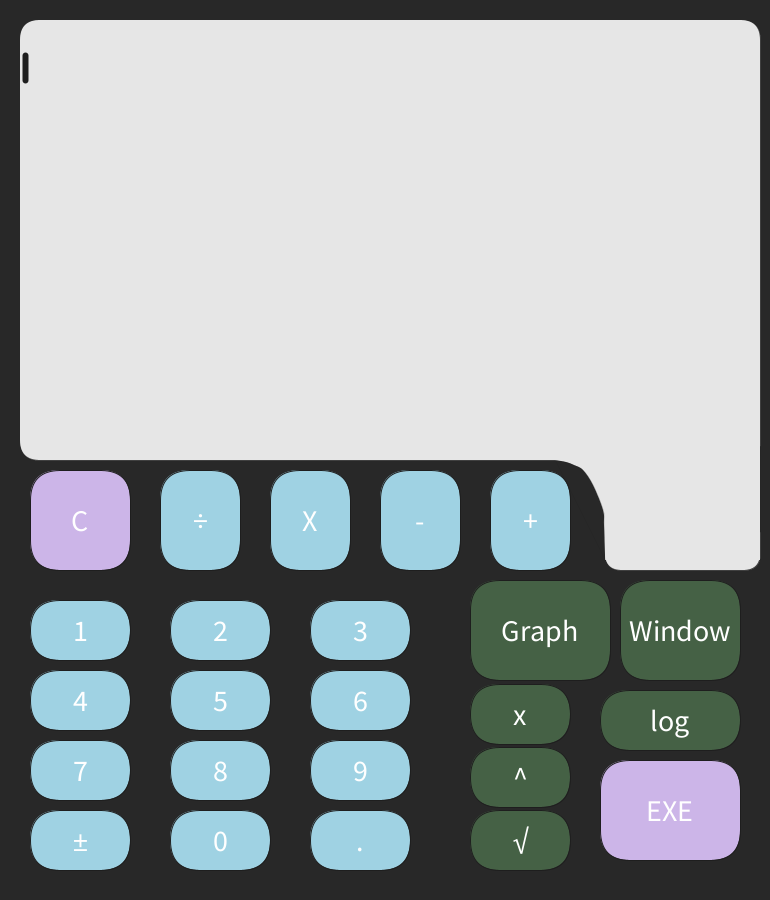
Frame 1 (no input)
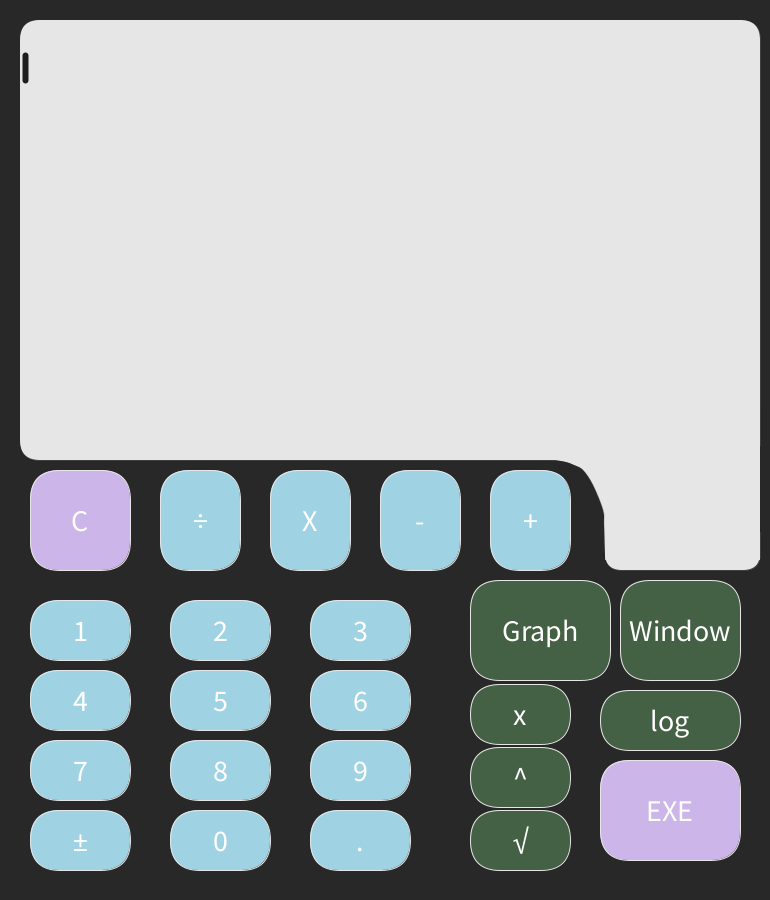
Frame 60 (the mouse pressed at the canvas centre just before this capture)
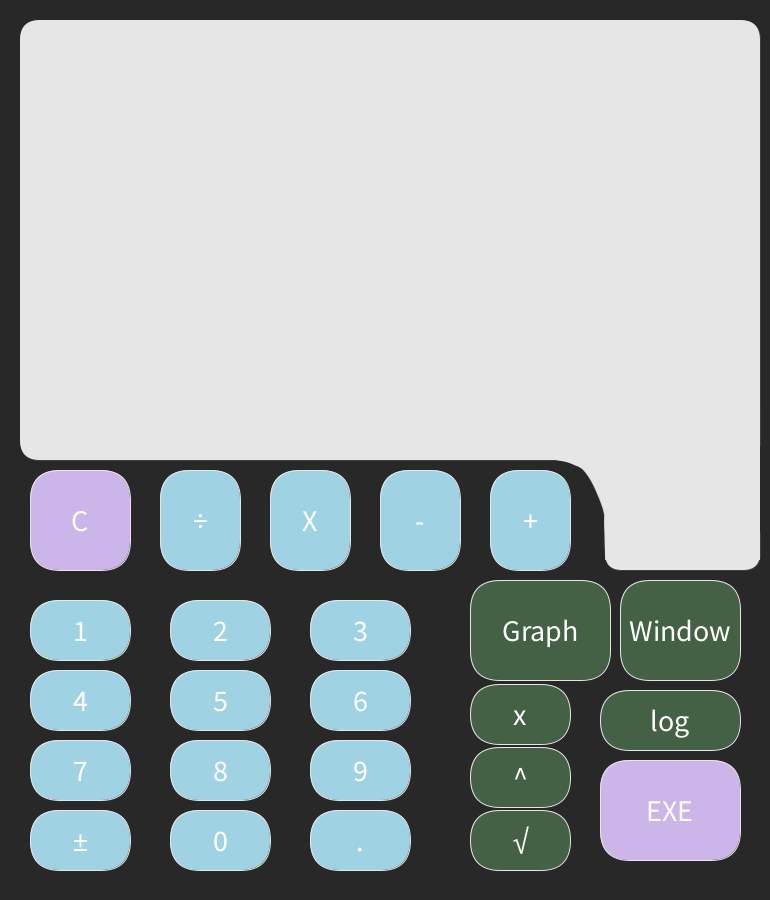
Frame 120 (the mouse held since frame 60 and released just before this capture)

The Processing sketch that drew these frames (run headless with seeded random() and noise(); from frame 60 on, the mouse is pressed at the canvas centre):

// Processing sketch: Calculator
// ── Calculator.pde
//Ethan Tang | 9/25/25 | Calculator //<>//

StringList standardCalc;
StringList vals;
FloatList xVals;
FloatList lineVals;
Button[] opButtons=new Button[10];
Button[] numButtons=new Button[10];
Button[] cmdButtons=new Button[4];
boolean reset=false;
boolean xSet=false;
boolean window=false;
boolean graphing=false;
boolean negative=false;
boolean firstDigit=true;
int pressedCounter, minusI, plusI, tOp, opPlacement;
int windowCount=0;
int flash=0;
int Toggle=1;
int graphToggle=-1;
int windowToggle=-1;
int grWinToggle=-1;
float initial;
float xMax=10;
float xMin=-10;
float yMax=10;
float yMin=-10;
float x;
String dVal, fVal, fVal2, cmdMonitor, xPlaceh, yPlaceh;
String result=" ";
boolean isNums(String a) {
  try {
    Float.parseFloat(a);
    return true;
  }
  catch(NumberFormatException e) {
    return false;
  }
}

void setup() {
  size (770, 900);
  stroke(30);
  rectMode(CENTER);
  dVal="0";
  vals=new StringList();
  standardCalc=new StringList();
  cmdButtons[0] = new Button(100-20, 520, 100, 100, #ccb5e8, #DED3EB, "C");
  opButtons[0] = new Button(220-20, 520, 80, 100, #9fd2e3, #C1DDE6, "÷");
  opButtons[1] = new Button(340-30, 520, 80, 100, #9fd2e3, #C1DDE6, "X");
  opButtons[2] = new Button(460-40, 520, 80, 100, #9fd2e3, #C1DDE6, "-");
  opButtons[3] = new Button(580-50, 520, 80, 100, #9fd2e3, #C1DDE6, "+");
  for (int counter=1; counter<10; counter++) {
    int Ycounter=floor(counter*0.33);
    numButtons[counter] = new Button(80+((140*(counter-1))-(Ycounter*420)), 640-10+(70*Ycounter), 100, 60, #9fd2e3, #C1DDE6, str(counter));
  }
  opButtons[4] = new Button(100-20, 840, 100, 60, #9fd2e3, #C1DDE6, "±");
  numButtons[0] = new Button(100+140-20, 840, 100, 60, #9fd2e3, #C1DDE6, "0");
  opButtons[5] = new Button(100+140*2-20, 840, 100, 60, #9fd2e3, #C1DDE6, ".");
  cmdButtons[1] = new Button(580-60+20, 630, 140, 100, #456145, #648264, "Graph");
  opButtons[6] = new Button(580-60, 720-6, 100, 60, #456145, #648264, "x");
  opButtons[7] = new Button(580-60, 720+60-3, 100, 60, #456145, #648264, "^");
  opButtons[9] = new Button(580-60, 720+60*2, 100, 60, #456145, #648264, "√");
  cmdButtons[2] = new Button(760-90+10, 630, 120, 100, #456145, #648264, "Window");
  opButtons[8] = new Button(760-90, 630+90, 140, 60, #456145, #648264, "log");
  cmdButtons[3] = new Button(760-90, 630+180, 140, 100, #ccb5e8, #DED3EB, "EXE");
}

void draw() {
  background(40);
  for (int i=0; i<opButtons.length; i++) {
    opButtons[i].display();
    opButtons[i].hover(mouseX, mouseY);
  }
  for (int i=0; i<numButtons.length; i++) {
    numButtons[i].display();
    numButtons[i].hover(mouseX, mouseY);
  }
  for (int i=0; i<cmdButtons.length; i++) {
    cmdButtons[i].display();
    cmdButtons[i].hover(mouseX, mouseY);
  }
  updateDisplay();
}

void keyPressed() {
  for (int i=0; i<numButtons.length; i++) {
    if (str(key)==numButtons[i].val) {
      dVal=str(i);
      pressedCounter++;
    }
  }
  for (int i=0; i<opButtons.length; i++) {
    if (str(key)==opButtons[i].val) {
      if (str(key).equals("±")) {
        negative=true;
      } else {
        dVal=opButtons[i].val;
        pressedCounter++;
      }
    }
  }
  for (int i=0; i<cmdButtons.length; i++) {
    if (str(key)==cmdButtons[i].val || key==ENTER|| key==RETURN) {
      if (i==0) {
        cmdMonitor="C";
        println(cmdMonitor);
      } else if (key==ENTER || key==RETURN) {
        cmdMonitor="ExE";
        println(cmdMonitor);
      }
    }
  }
}

void mousePressed() {
  for (int i=0; i<numButtons.length; i++) {
    numButtons[i].clicked(mouseX, mouseY);
    if (clicked==true) {
      dVal=str(i);
      pressedCounter++;
    }
  }
  for (int i=0; i<opButtons.length; i++) {
    opButtons[i].clicked(mouseX, mouseY);
    if (clicked==true) {
      if (opButtons[i].val.equals("±")) {
        negative=true;
      } else {
        dVal=opButtons[i].val;
        pressedCounter++;
      }
    }
  }
  for (int i=0; i<cmdButtons.length; i++) {
    cmdButtons[i].clicked(mouseX, mouseY);
    if (clicked==true) {
      if (i==0) {
        cmdMonitor="C";
        println(cmdMonitor);
      } else if (cmdButtons[i]==cmdButtons[1]) {
        graphToggle*=(-1);
        if (graphToggle>0) {
          graphing=true;
        } else if (graphToggle<0) {
          graphing=false;
        }
      } else if (cmdButtons[i]==cmdButtons[2]) {
        windowToggle*=(-1);
        if (windowToggle>0) {
          window=true;
        } else if (windowToggle<0) {
          window=false;
        }
      } else if (cmdButtons[i]==cmdButtons[3]) {
        cmdMonitor="EXE";
        println(cmdMonitor);
      }
    }
  }
}

void updateDisplay() {
  fill(230); //display window setup
  stroke(30);
  strokeWeight(0.1);
  beginShape(); //display window draw start
  vertex(555, 460);
  vertex(605, 560);
  vertex(760, 560);
  vertex(760, 410);
  beginContour();
  curveVertex(555, 460);
  curveVertex(555, 460);
  curveVertex(566, 462);
  curveVertex(574, 465);
  curveVertex(583, 470);
  curveVertex(593, 485);
  curveVertex(603, 510);
  curveVertex(604, 525);
  curveVertex(605, 555);
  curveVertex(605, 560);
  curveVertex(605, 560);
  endContour();
  endShape(CLOSE);
  stroke(230);
  rectMode(CORNER);
  rect(605, 520, 155, 50, 17);
  rect(20, 20, 740, 440, 20); //display window draw end
  fill(30); //text setup
  textSize(35);
  strokeWeight(6);
  textAlign(LEFT);
  if (flash==0) { //flashing cursor
    Toggle=Toggle*(-1);
    flash=+1;
  } else if (flash>0) {
    flash++;
    if (flash==20) {
      flash=0;
    }
  }
  if (Toggle>0) {
  } else if (Toggle<0) {
    stroke(30);
    line(25+(pressedCounter*18), 55, 25+(pressedCounter*18), 80);
  }
  strokeWeight(1);
  stroke(230);
  //vals setup
  if (pressedCounter>0 && dVal!=" ") {
    vals.resize(pressedCounter);
    vals.set(pressedCounter-1, dVal);
    dVal=" ";
  }
  if (negative==true) {
    if (vals.size()==1) {
      vals.set(0, str(int(vals.get(0))*(-1)));
    } else if (vals.size()>1) {
      for (int i=vals.size()-1; i>-1; i--) {
        if (Float.isNaN(float(vals.get(i)))&&vals.get(i)!=".") {
          vals.set(i+1, str(int(vals.get(i+1))*(-1)));
          break;
        } else if (i==0) {
          vals.set(0, str(int(vals.get(0))*(-1)));
        }
      }
    }
  }
  println(vals); //check on vals
  if (cmdMonitor=="C") { //Clear Button code
    vals.clear();
    pressedCounter=(0);
    cmdMonitor=" ";
    fVal=" ";
    result=" ";
    firstDigit=true;
    xSet=false;
  }
  if (cmdMonitor=="EXE"&&graphing==false&&window==false) {
    performCalculation();
    println(cmdMonitor);
    cmdMonitor=" ";
  } else if (cmdMonitor=="EXE"&&graphing==true&&window==false) {
    grWinToggle*=(-1);
    cmdMonitor=" ";
  } else if (cmdMonitor=="EXE"&&window==true) {
    windowCount++;
    cmdMonitor=" ";
  }

  if (graphing==true) {
    fill(30);
    textSize(20);
    textAlign(CENTER);
    text("Graph Mode (y=)", width/2, 45);
    textAlign(LEFT);
    textSize(35);
  }

  if (vals.size()>0) {
    fVal=vals.get(0);
    for (int i=1; i<vals.size(); i++) {
      fVal=fVal+vals.get(i);
    }
  }

  if (fVal!=null) {
    println(fVal);
    text(fVal, 25, 45, 740, 440);
  }
  if (result!=null) {
    textAlign(RIGHT);
    text(result, 730, 100);
    textAlign(LEFT);
  }
  if (grWinToggle>0 && graphing==true) {
    graphCalc();
    fill(230);
    stroke(230);
    rect(20, 20, 740, 440, 20);
    strokeWeight(2);
    stroke(30);
    line(width/2, 20, width/2, 460);
    line(20, 240, 760, 240);
    for (int i=0; i<abs(xMax)+abs(xMin)+1; i++) {
      line(20+(740/(abs(xMax)+abs(xMin))*i), 240+2,20+(740/(abs(xMax)+abs(xMin))*i), 240-2);
    }
    for (int i=0; i<abs(yMax)+abs(yMin)+1; i++) {
      line(width/2-2, 20+(440/(abs(yMin)+abs(yMax))*i), width/2+2, 20+(440/(abs(yMin)+abs(yMax))*i));
    }
    for (int input=0; input<lineVals.size(); input++) {
      if (input<148) {
        if (xVals.get(input+1)<20||xVals.get(input+1)>760||lineVals.get(input+1)<20||lineVals.get(input+1)>460) {
        } else {
          line(xVals.get(input), lineVals.get(input), xVals.get(input+1), lineVals.get(input+1));
        }
      }
    }
  }
  if (window==true) {
    fill(230);
    rect(20, 20, 740, 440, 20);
    fill(30);
    textSize(20);
    textAlign(CENTER);
    text("Change Window)", width/2, 45);
    textAlign(LEFT);
    textSize(35);
    text("X Range:", 20, 150);
    text("Y Range:", 20, 300);
    if (windowCount==0&&windowCount<1) {
      for (int i=0; i<vals.size(); i++) {
        if (i==0) {
          xPlaceh=vals.get(i);
        } else if (i>0) {
          xPlaceh=xPlaceh+vals.get(i);
        }
        text(xPlaceh, 150, 150);
      }
    } else if (windowCount==1) {
      if (reset==false) {
        vals.clear();
        pressedCounter=(0);
        cmdMonitor=" ";
        fVal=" ";
        result=" ";
        firstDigit=true;
        xSet=false;
        reset=true;
      }
      for (int i=0; i<vals.size(); i++) {
        if (i==0) {
          yPlaceh=vals.get(i);
        } else if (i>0) {
          yPlaceh=yPlaceh+vals.get(i);
        }
        text(yPlaceh, 150, 300);
      }
      text(xPlaceh, 150, 150);
    } else if (windowCount>1) {
      xMax=float(xPlaceh)/2;
      xMin=(float(xPlaceh)/2)*(-1);
      yMax=float(yPlaceh)/2;
      yMin=(float(yPlaceh)/2)*(-1);
      windowCount=0;
      windowToggle*=(-1);
      window=false;
      cmdMonitor="C";
    }
  }
  negative=false;
}


void performCalculation() {
  fill(30);
  textAlign(LEFT);
  tOp=0;
  standardCalc=new StringList();

  for (int i=0; i<vals.size(); i++) {
    if (Float.isNaN(float(vals.get(i)))&&vals.get(i)!="."&&vals.get(i)!="x") {
      standardCalc.resize(standardCalc.size()+2);
      println(standardCalc);
      println(standardCalc.size());
      standardCalc.set(standardCalc.size()-2, vals.get(i));
      tOp++;
      firstDigit=true;
    } else if (!Float.isNaN(float(vals.get(i))) || vals.get(i).equals(".")||vals.get(i).equals("x")) {
      if (tOp==0) {
        if (firstDigit==true) {
          standardCalc.append(vals.get(i));
          firstDigit=false;
          println(standardCalc);
        } else if (firstDigit==false) {
          standardCalc.set(standardCalc.size()-1, standardCalc.get(standardCalc.size()-1)+vals.get(i));
        }
      } else {
        if (firstDigit==true) {
          standardCalc.set(standardCalc.size()-1, vals.get(i));
          firstDigit=false;
        } else if (firstDigit==false) {
          standardCalc.set(standardCalc.size()-1, standardCalc.get(standardCalc.size()-1)+vals.get(i));
        }
      }
    }
  }


  println(standardCalc);
  for (int i=0; i<tOp; i++) {
    for (int i2=0; i<(standardCalc.size())-1; i2++) {
      if (standardCalc.get(i2).equals("log")) {
        minusI=i2-1;
        plusI=i2+1;
        standardCalc.set(i2, str((log(float(standardCalc.get(plusI))))/(log(float(standardCalc.get(minusI))))));
        println(i, float(standardCalc.get(minusI))*float(standardCalc.get(plusI)));
        standardCalc.remove(plusI);
        standardCalc.remove(minusI);
        println(standardCalc);
        break;
      }
      if (i2==standardCalc.size()-1) {
        break;
      }
    }
    for (int i2=0; i<(standardCalc.size())-1; i2++) {
      if (standardCalc.get(i2).equals("^")) {
        minusI=i2-1;
        plusI=i2+1;
        standardCalc.set(i2, str(pow(float(standardCalc.get(minusI)), float(standardCalc.get(plusI)))));
        println(i, str(pow(float(standardCalc.get(minusI)), float(standardCalc.get(plusI)))));
        standardCalc.remove(plusI);
        standardCalc.remove(minusI);
        println(standardCalc);
        break;
      }
      if (i2==standardCalc.size()-1) {
        break;
      }
    }
    for (int i2=0; i<(standardCalc.size())-1; i2++) {
      if (standardCalc.get(i2).equals("√")) {
        plusI=i2+1;
        standardCalc.set(i2, str(sqrt(float(standardCalc.get(plusI)))));
        println(i, str(sqrt(float(standardCalc.get(minusI)))));
        standardCalc.remove(plusI);
        println(standardCalc);
        break;
      }
      if (i2==standardCalc.size()-1) {
        break;
      }
    }
    for (int i2=0; i<(standardCalc.size())-1; i2++) {
      if (standardCalc.get(i2).equals("X")) {
        minusI=i2-1;
        plusI=i2+1;
        standardCalc.set(i2, str(float(standardCalc.get(minusI))*float(standardCalc.get(plusI))));
        println(i, float(standardCalc.get(minusI))*float(standardCalc.get(plusI)));
        standardCalc.remove(plusI);
        standardCalc.remove(minusI);
        println(standardCalc);
        break;
      }
      if (i2==standardCalc.size()-1) {
        break;
      }
    }
    for (int i2=0; i<standardCalc.size()-1; i2++) {
      if (standardCalc.get(i2).equals("÷")) {
        minusI=i2-1;
        plusI=i2+1;
        standardCalc.set(i2, str(float(standardCalc.get(minusI))/float(standardCalc.get(plusI))));
        println(i, float(standardCalc.get(minusI))/float(standardCalc.get(plusI)));
        standardCalc.remove(plusI);
        standardCalc.remove(minusI);
        println(standardCalc);
        break;
      }
      if (i2==standardCalc.size()-1) {
        break;
      }
    }
    for (int i2=0; i<standardCalc.size()-1; i2++) {
      if (standardCalc.get(i2).equals("-")) {
        minusI=i2-1;
        plusI=i2+1;
        standardCalc.set(i2, str(float(standardCalc.get(minusI))-float(standardCalc.get(plusI))));
        println(i, float(standardCalc.get(minusI))-float(standardCalc.get(plusI)));
        standardCalc.remove(plusI);
        standardCalc.remove(minusI);
        println(standardCalc);
        break;
      }
      if (i2==standardCalc.size()-1) {
        break;
      }
    }
    for (int i2=0; i<standardCalc.size()-1; i2++) {
      if (standardCalc.get(i2).equals("+")) {
        minusI=i2-1;
        plusI=i2+1;
        standardCalc.set(i2, str(float(standardCalc.get(minusI))+float(standardCalc.get(plusI))));
        println(i, float(standardCalc.get(minusI))+float(standardCalc.get(plusI)));
        standardCalc.remove(plusI);
        standardCalc.remove(minusI);
        println(standardCalc);
        break;
      }
      if (i2==standardCalc.size()-1) {
        break;
      }
    }
  }

  result=standardCalc.get(0);
  println(standardCalc);
  println(result);
}

void graphCalc() {
  lineVals=new FloatList();
  xVals=new FloatList();

  for (x=xMin; x<xMax+0.01; x=x+((abs(xMin)+abs(xMax))/148)) {
    xVals.append(x);

    tOp=0;
    standardCalc=new StringList();
    for (int i=0; i<vals.size(); i++) {
      if (!isNums(vals.get(i))&&!vals.get(i).equals(".")&&!vals.get(i).equals("x")) {
        standardCalc.append(vals.get(i));
        println(standardCalc);
        println(standardCalc.size());
        tOp++;
        firstDigit=true;
      } else if (isNums(vals.get(i)) || vals.get(i).equals(".")||vals.get(i).equals("x")) {
        if (tOp==0) {
          if (vals.get(i).equals("x")) {
            standardCalc.append(str(x));
          } else if (firstDigit==true) {
            standardCalc.append(vals.get(i));
            firstDigit=false;
            println(standardCalc);
          } else if (firstDigit==false) {
            standardCalc.set(standardCalc.size()-1, standardCalc.get(standardCalc.size()-1)+vals.get(i));
          }
        } else {
          if (firstDigit==true) {
            if (vals.get(i).equals("x")) {
              standardCalc.append(str(x));
            } else {
              standardCalc.append(vals.get(i));
              firstDigit=false;
            }
          } else if (firstDigit==false) {
            if (vals.get(i).equals("x")) {
              standardCalc.set(standardCalc.size()-1, str(x));
            } else {
              standardCalc.set(standardCalc.size()-1, standardCalc.get(standardCalc.size()-1)+vals.get(i));
            }
          }
        }
      }
    }
    println(standardCalc);
    for (int i=0; i<tOp; i++) {
      for (int i2=0; i<(standardCalc.size())-1; i2++) {
        if (standardCalc.get(i2).equals("log")) {
          minusI=i2-1;
          plusI=i2+1;
          standardCalc.set(i2, str((log(float(standardCalc.get(plusI))))/(log(float(standardCalc.get(minusI))))));
          println(i, float(standardCalc.get(minusI))*float(standardCalc.get(plusI)));
          standardCalc.remove(plusI);
          standardCalc.remove(minusI);
          println(standardCalc);
          break;
        }
        if (i2==standardCalc.size()-1) {
          break;
        }
      }
      for (int i2=0; i<(standardCalc.size())-1; i2++) {
        if (standardCalc.get(i2).equals("^")) {
          minusI=i2-1;
          plusI=i2+1;
          standardCalc.set(i2, str(pow(float(standardCalc.get(minusI)), float(standardCalc.get(plusI)))));
          println(i, str(pow(float(standardCalc.get(minusI)), float(standardCalc.get(plusI)))));
          standardCalc.remove(plusI);
          standardCalc.remove(minusI);
          println(standardCalc);
          break;
        }
        if (i2==standardCalc.size()-1) {
          break;
        }
      }
      for (int i2=0; i<(standardCalc.size())-1; i2++) {
        if (standardCalc.get(i2).equals("√")) {
          plusI=i2+1;
          standardCalc.set(i2, str(sqrt(float(standardCalc.get(plusI)))));
          println(i, str(sqrt(float(standardCalc.get(minusI)))));
          standardCalc.remove(plusI);
          println(standardCalc);
          break;
        }
        if (i2==standardCalc.size()-1) {
          break;
        }
      }
      for (int i2=0; i<(standardCalc.size())-1; i2++) {
        if (standardCalc.get(i2).equals("X")) {
          minusI=i2-1;
          plusI=i2+1;
          standardCalc.set(i2, str(float(standardCalc.get(minusI))*float(standardCalc.get(plusI))));
          println(i, float(standardCalc.get(minusI))*float(standardCalc.get(plusI)));
          standardCalc.remove(plusI);
          standardCalc.remove(minusI);
          println(standardCalc);
          break;
        }
        if (i2==standardCalc.size()-1) {
          break;
        }
      }
      for (int i2=0; i<standardCalc.size()-1; i2++) {
        if (standardCalc.get(i2).equals("÷")) {
          minusI=i2-1;
          plusI=i2+1;
          standardCalc.set(i2, str(float(standardCalc.get(minusI))/float(standardCalc.get(plusI))));
          println(i, float(standardCalc.get(minusI))/float(standardCalc.get(plusI)));
          standardCalc.remove(plusI);
          standardCalc.remove(minusI);
          println(standardCalc);
          break;
        }
        if (i2==standardCalc.size()-1) {
          break;
        }
      }
      for (int i2=0; i<standardCalc.size()-1; i2++) {
        if (standardCalc.get(i2).equals("-")) {
          minusI=i2-1;
          plusI=i2+1;
          standardCalc.set(i2, str(float(standardCalc.get(minusI))-float(standardCalc.get(plusI))));
          println(i, float(standardCalc.get(minusI))-float(standardCalc.get(plusI)));
          standardCalc.remove(plusI);
          standardCalc.remove(minusI);
          println(standardCalc);
          break;
        }
        if (i2==standardCalc.size()-1) {
          break;
        }
      }
      for (int i2=0; i<standardCalc.size()-1; i2++) {
        if (standardCalc.get(i2).equals("+")) {
          minusI=i2-1;
          plusI=i2+1;
          standardCalc.set(i2, str(float(standardCalc.get(minusI))+float(standardCalc.get(plusI))));
          println(i, float(standardCalc.get(minusI))+float(standardCalc.get(plusI)));
          standardCalc.remove(plusI);
          standardCalc.remove(minusI);
          println(standardCalc);
          break;
        }
        if (i2==standardCalc.size()-1) {
          break;
        }
      }
    }
    lineVals.append(float(standardCalc.get(0)));
  }
  for (int i=0; i<lineVals.size(); i++) {
    if (lineVals.get(i)>0) {
      lineVals.set(i, 240-(220/abs(yMax)*lineVals.get(i)));
    }
    if (lineVals.get(i)<0) {
      lineVals.set(i, 240+(220/abs(yMin)*(-1)*(lineVals.get(i))));
    }
    if (xVals.get(i)>0) {
      xVals.set(i, 390+(370/abs(xMax)*xVals.get(i)));
    }
    if (xVals.get(i)<0) {
      xVals.set(i, 390-(370/abs(xMin)*(-1)*(xVals.get(i))));
    }
  }
}

// ── Button.pde
boolean clicked;

class Button {

  //Member Variables
  int w, h, x, y;
  color c1, c2;
  String val;
  boolean over;

  //constructor
  Button(int x, int y, int w, int h, color c1, color c2, String val) {
    this.x=x;
    this.y=y;
    this.w=w;
    this.h=h;
    this.c1=c1;
    this.c2=c2;
    this.val=val;
    over=false;
  }

  //Member Methods
  void display() {
    if (over==true) {
      fill(c2);
    } else {
      fill(c1);
    }
    rectMode(CENTER);
    rect(x, y, w, h, 30);
    fill(255, 255, 255);
    textAlign(CENTER, CENTER);
    textSize(30);
    text(val, x, y);
  }

  void hover(int tempX, int tempY) {
    if (x>tempX-(w/2) && x<tempX+(w/2) && y>tempY-h/2 && y<tempY+h/2) {
      over=true;
    } else {
      over=false;
    }
  }
  
  void clicked(int tempX, int tempY) {
    if (x>tempX-(w/2) && x<tempX+(w/2) && y>tempY-h/2 && y<tempY+h/2) {
      clicked=true;
    } else {
      clicked=false;
    }
  }
}
